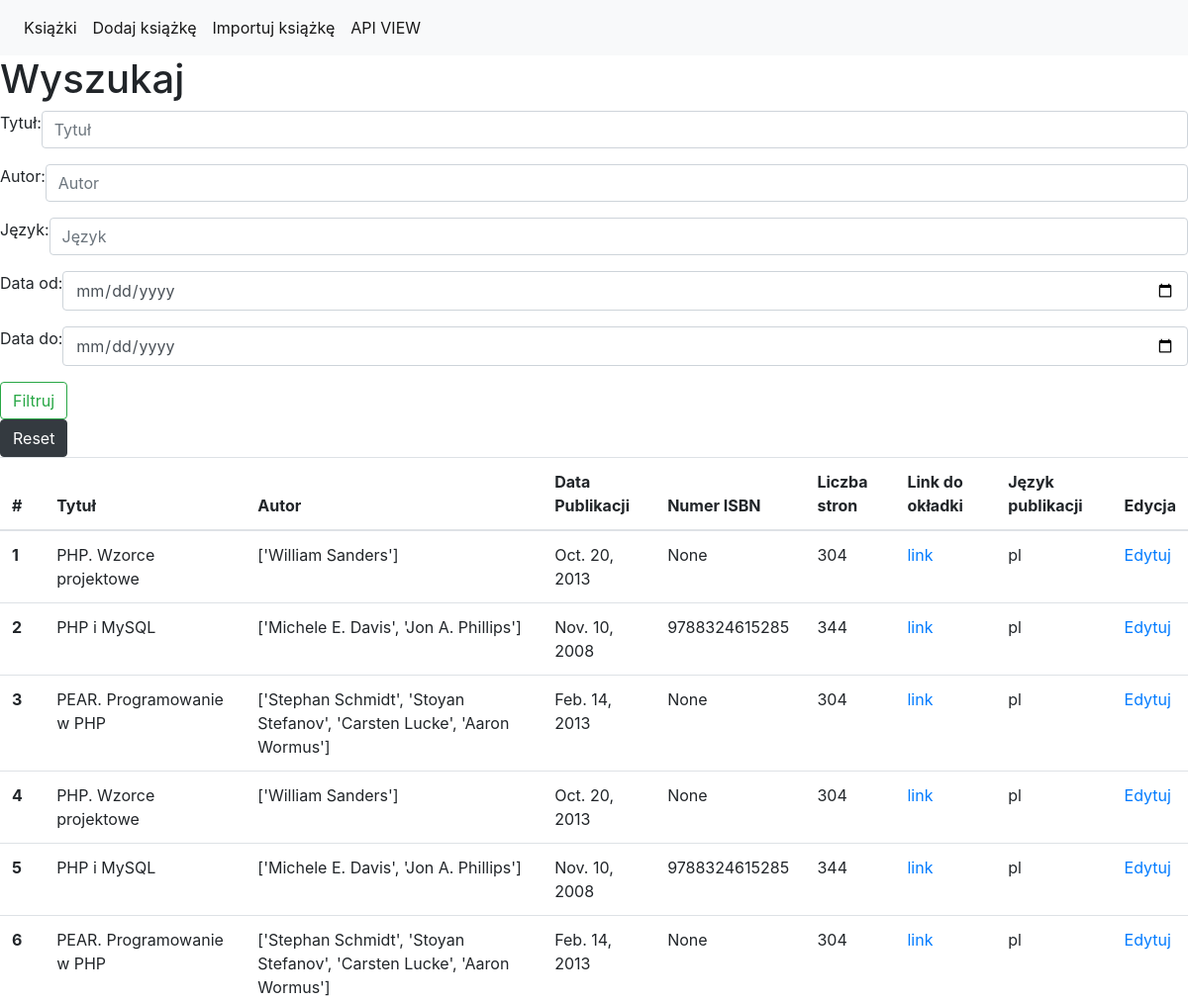
/books/ (upper part), run on an earlier commit of the app's database.
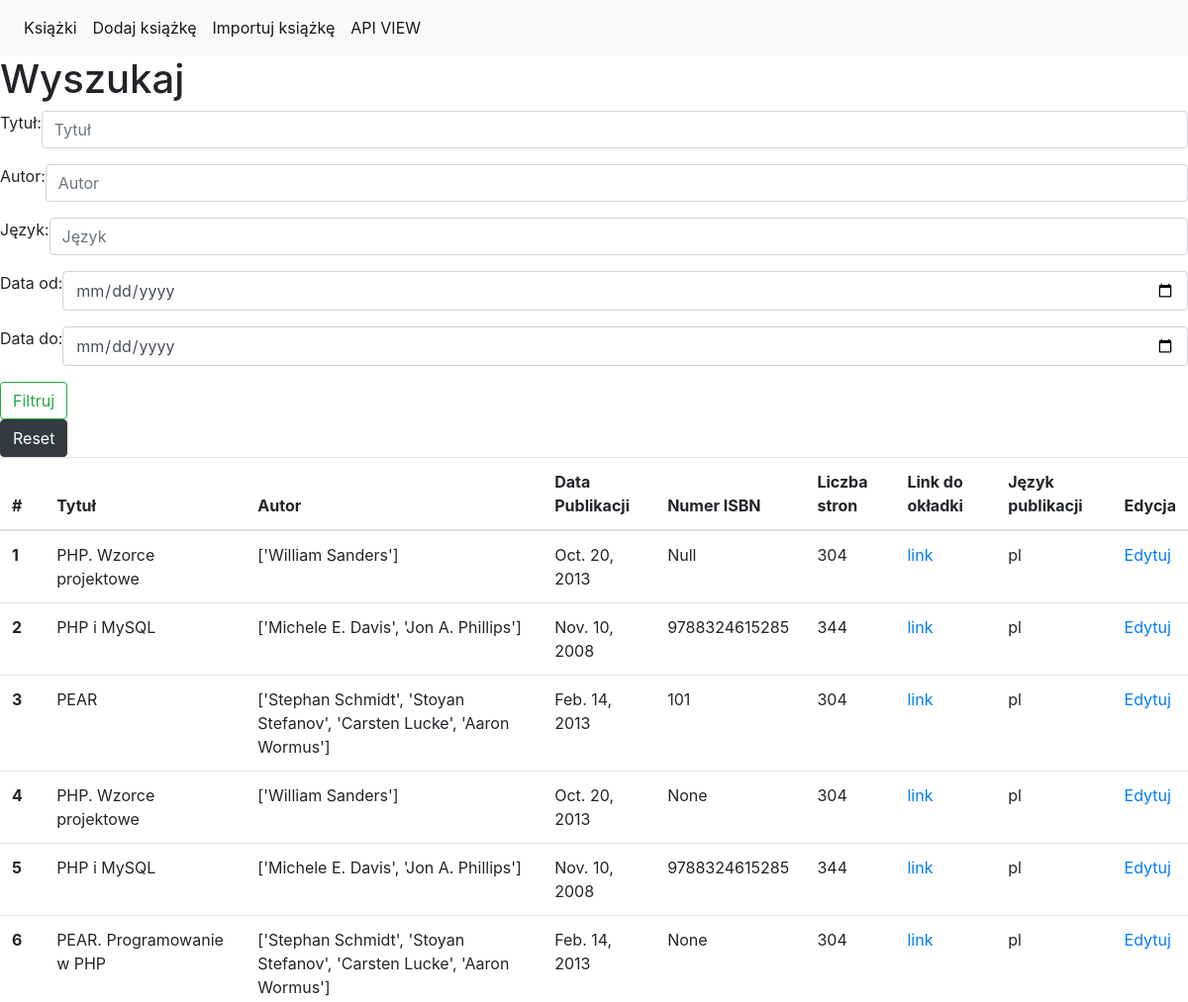
And on a later commit of the database.
### book/models.py (models this page shows, shortened)
class Book(models.Model):
    title = models.CharField(max_length=32)
    author = models.CharField(max_length=64, null=True)
    date_of_publication = models.DateField(null=True)
    ISBN_number = models.CharField(max_length=17, null=True)
    number_of_pages = models.IntegerField(blank=True, null=True)
    link_to_cover = models.URLField(max_length=200, blank=True, null=True)
    language = models.CharField(max_length=32, null=True)

### book/views.py (the view)
# urls.py: path('', book.book_list, name="index"),
def book_list(request):
    books = define_filtrs(request)
    return render(request, 'index.html',
                  {'books': books})

### book/views.py (called while the page is built)
def is_valid_queryparam(param):
    return param != '' and param is not None

def define_filtrs(request):
    book_filter = Q()
    title = request.GET.get('title')
    author = request.GET.get('author')
    language = request.GET.get('language')
    start_date = request.GET.get('startdate')
    end_date = request.GET.get('enddate')
    if is_valid_queryparam(title):
        book_filter &= Q(title=title)
    if is_valid_queryparam(author):
        book_filter &= Q(author__icontains=author)
    if is_valid_queryparam(language):
        book_filter &= Q(language=language)
    if is_valid_queryparam(start_date):
        book_filter &= Q(date_of_publication__gte=start_date)
    if is_valid_queryparam(end_date):
        book_filter &= Q(date_of_publication__lte=end_date)
    if is_valid_queryparam(book_filter):
        return Book.objects.filter(book_filter, )
    else:
        return Book.objects.all()

### templates/index.html
{% extends 'base.html' %}
{% block body %}
    <h1>Wyszukaj</h1>
<form class="form" action="{% url 'index' %}">
<div class="input-group mb-3">
  Tytuł: <input type="text" class="form-control" placeholder="Tytuł" aria-label="Tytuł" name="title">
</div>
<div class="input-group mb-3">
  Autor: <input type="text" class="form-control" placeholder="Autor" aria-label="Autor" name="author">
</div>
    <div class="input-group mb-3">
  Język: <input type="text" class="form-control" placeholder="Język" aria-label="Język" name="language">
</div>
<div class="input-group mb-3">
  Data od: <input type="date" class="form-control" name="start_date">
</div>
<div class="input-group mb-3">
  Data do: <input type="date" class="form-control" name="end_date">
</div>
    <button class="btn btn-outline-success my-2 my-sm-0" type="submit">Filtruj</button>
</form>
    <a class="btn btn-dark" href="{% url 'index' %}">Reset</a>
<table class="table">
  <thead>
    <tr>
        <th scope="col">#</th>
        <th scope="col">Tytuł</th>
        <th scope="col">Autor</th>
        <th scope="col">Data Publikacji</th>
        <th scope="col">Numer ISBN</th>
        <th scope="col">Liczba stron</th>
        <th scope="col">Link do okładki</th>
        <th scope="col">Język publikacji</th>
        <th scope="col">Edycja</th>
    </tr>
  </thead>
  <tbody>
    {% if books %}
        {% for book in books %}
    <tr>
      <th scope="row">{{ forloop.counter }}</th>
      <td>{{ book.title }}</td>
      <td>{{ book.author }}</td>
      <td>{{ book.date_of_publication }}</td>
    <td>{{ book.ISBN_number }}</td>
    <td>{{ book.number_of_pages }}</td>
    <td><a href="{{ book.link_to_cover }}">link</a></td>
    <td>{{ book.language }}</td>
        <td><a href="{% url 'edit' book.id %}">Edytuj</a></td>
    </tr>
        {% endfor %}
    {% endif %}
  </tbody>
</table>
{% endblock %}

What changed in the data, as far as the page shows it:
changed Book: ISBN_number "None" → "Null"
changed Book: title "PEAR. Programowanie w PHP" → "PEAR"; ISBN_number "None" → "101"
